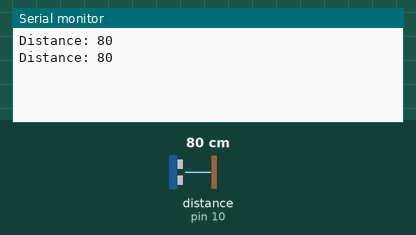
The sketch below on a simulated Arduino Uno, built with avr-gcc and run on an emulated ATmega328P. Shown: the last lines printed to the serial monitor. Wiring (inferred from the names in the program): ultrasonic range finder: trigger pin 9; echo pin 10. Inputs (shaded band) come from the test bench; at power-on: distance to the obstacle (sensor on pin 10) 80 cm. The echo pulse lasts 58.3 µs per cm.

Above: at 1.8 s.
1.9 s: distance to the obstacle (sensor on pin 10) set to 2 cm
At 2.8 s:
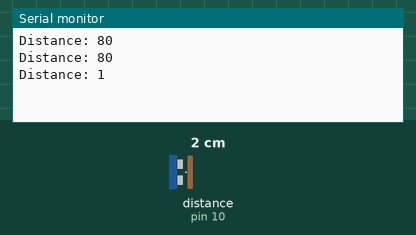
3.4 s: distance to the obstacle (sensor on pin 10) set to 4 cm
At 4.7 s:
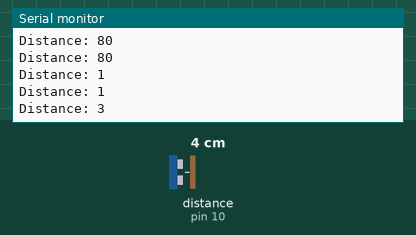
Timing chart, 0 to 6.4 s (numbered marks = the images above; inputs shaded):
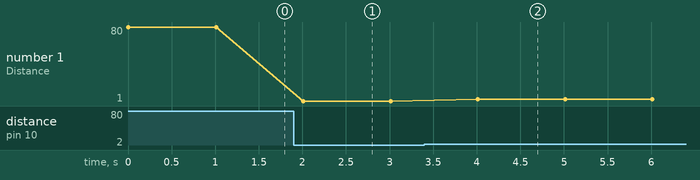

The sketch:

Ultrasonic.ino
```cpp
void setup() {
  Serial.begin(9600);  // Start serial communication at 9600 baud
  pinMode(9, OUTPUT);   // Set pin 9 (Trig) as an output
  pinMode(10, INPUT);   // Set pin 10 (Echo) as an input
}

void loop() {
  digitalWrite(9, HIGH);              // Send a HIGH signal to trigger the sensor
  delayMicroseconds(10);               // Wait for 10 microseconds
  digitalWrite(9, LOW);               // Stop triggering the sensor

  long pulseWidth = pulseIn(10, HIGH); // Measure the duration of the pulse on the Echo pin (pin 10)
     // Print the pulse width to the serial monitor

  long distance = pulseWidth / 29 / 2;  // Calculate the distance based on pulse width
  Serial.print("Distance: ");
  Serial.println(distance);            // Print the distance to the serial monitor

  delay(1000);  // Delay for 1 second before taking the next measurement
}
```

Measured:
- after the input at 1.9 s, the serial monitor: prints a new line after 0.11 s (image 1)
- after the input at 3.4 s, the serial monitor: prints a new line after 0.61 s (image 2)
- plotted number 1: 80 → 1 after the input at 1.9 s, 1 → 3 after the input at 3.4 s
